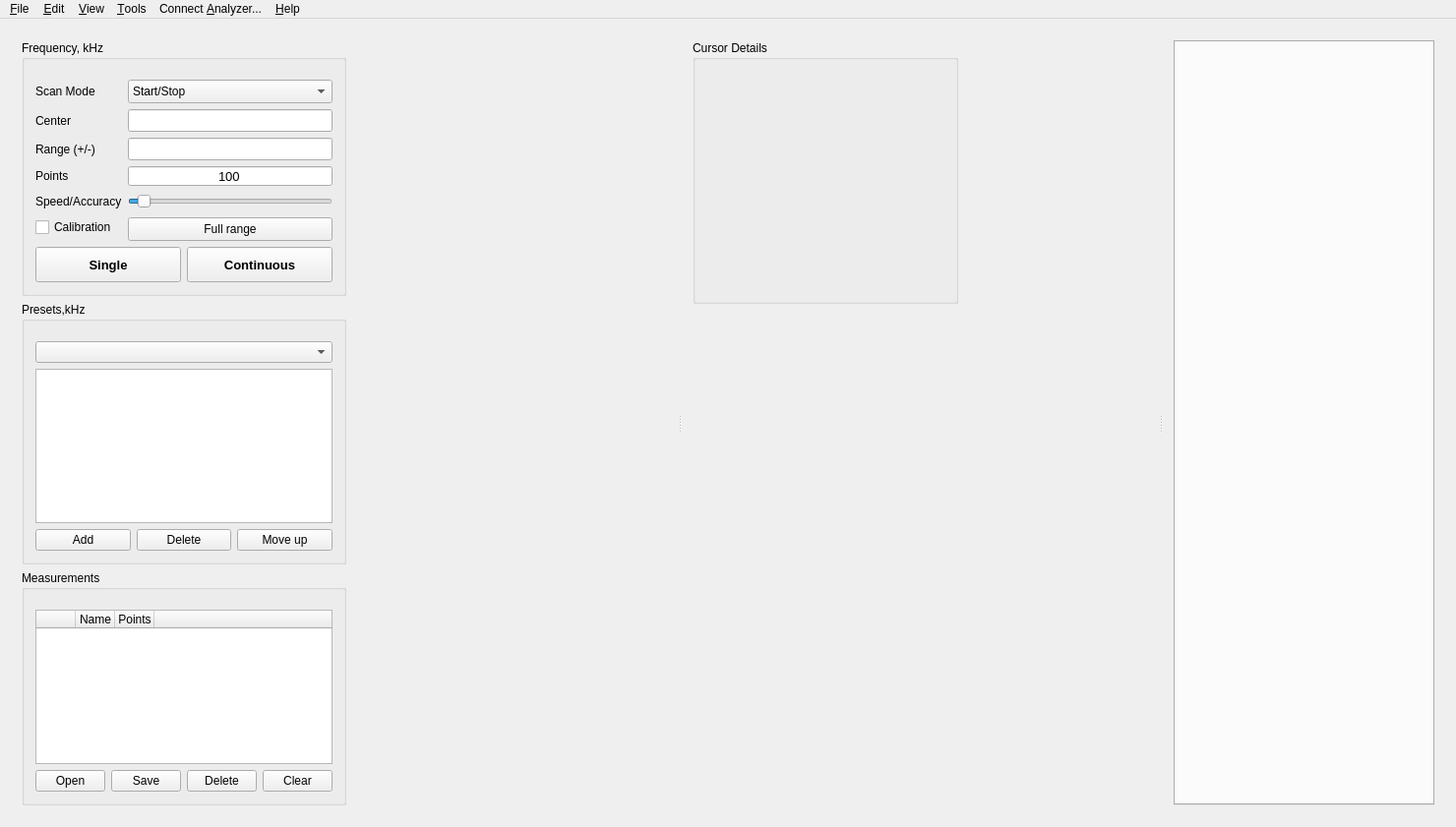
<?xml version="1.0" encoding="UTF-8"?>
<ui version="4.0">
 <class>MainWindow</class>
 <widget class="QMainWindow" name="MainWindow">
  <property name="geometry">
   <rect>
    <x>0</x>
    <y>0</y>
    <width>1480</width>
    <height>841</height>
   </rect>
  </property>
  <property name="sizePolicy">
   <sizepolicy hsizetype="Preferred" vsizetype="Preferred">
    <horstretch>0</horstretch>
    <verstretch>0</verstretch>
   </sizepolicy>
  </property>
  <property name="minimumSize">
   <size>
    <width>1000</width>
    <height>700</height>
   </size>
  </property>
  <property name="maximumSize">
   <size>
    <width>6000</width>
    <height>3000</height>
   </size>
  </property>
  <property name="windowTitle">
   <string notr="true">AntScopeZ</string>
  </property>
  <widget class="CentralWidget" name="centralWidget">
   <property name="sizePolicy">
    <sizepolicy hsizetype="Expanding" vsizetype="Expanding">
     <horstretch>0</horstretch>
     <verstretch>0</verstretch>
    </sizepolicy>
   </property>
   <property name="styleSheet">
    <string notr="true"/>
   </property>
   <layout class="QHBoxLayout" name="horizontalLayout_2">
    <item>
     <widget class="QSplitter" name="splitter">
      <property name="orientation">
       <enum>Qt::Orientation::Horizontal</enum>
      </property>
      <property name="childrenCollapsible">
       <bool>false</bool>
      </property>
      <widget class="QWidget" name="leftPane">
     <layout class="QVBoxLayout" name="verticalLayout_Left">
      <item>
       <widget class="QGroupBox" name="groupBox_Fq">
        <property name="sizePolicy">
         <sizepolicy hsizetype="Maximum" vsizetype="Fixed">
          <horstretch>0</horstretch>
          <verstretch>0</verstretch>
         </sizepolicy>
        </property>
        <property name="minimumSize">
         <size>
          <width>260</width>
          <height>190</height>
         </size>
        </property>
        <property name="maximumSize">
         <size>
          <width>330</width>
          <height>16777215</height>
         </size>
        </property>
        <property name="title">
         <string>Frequency, kHz</string>
        </property>
        <layout class="QFormLayout" name="formLayout">
         <property name="sizeConstraint">
          <enum>QLayout::SizeConstraint::SetMinimumSize</enum>
         </property>
         <property name="verticalSpacing">
          <number>6</number>
         </property>
         <property name="topMargin">
          <number>20</number>
         </property>
         <item row="0" column="0">
          <widget class="QLabel" name="scanModeLabel">
           <property name="minimumSize">
            <size>
             <width>0</width>
             <height>24</height>
            </size>
           </property>
           <property name="text">
            <string>Scan Mode</string>
           </property>
          </widget>
         </item>
         <item row="0" column="1">
          <widget class="QComboBox" name="scanModeCombo">
           <property name="minimumSize">
            <size>
             <width>0</width>
             <height>24</height>
            </size>
           </property>
           <property name="toolTip">
            <string>Choose how measurement frequency is entered: initial/final, or center/range</string>
           </property>
           <item>
            <property name="text">
             <string>Start/Stop</string>
            </property>
           </item>
           <item>
            <property name="text">
             <string>Center/Range</string>
            </property>
           </item>
          </widget>
         </item>
         <item row="1" column="0">
          <widget class="QLabel" name="startLabel">
           <property name="minimumSize">
            <size>
             <width>0</width>
             <height>20</height>
            </size>
           </property>
           <property name="text">
            <string>Center</string>
           </property>
          </widget>
         </item>
         <item row="1" column="1">
          <widget class="QLineEdit" name="lineEdit_fqFrom">
           <property name="font">
            <font>
             <pointsize>10</pointsize>
            </font>
           </property>
           <property name="text">
            <string notr="true"/>
           </property>
           <property name="alignment">
            <set>Qt::AlignmentFlag::AlignCenter</set>
           </property>
          </widget>
         </item>
         <item row="2" column="0">
          <widget class="QLabel" name="stopLabel">
           <property name="minimumSize">
            <size>
             <width>0</width>
             <height>20</height>
            </size>
           </property>
           <property name="text">
            <string>Range (+/-)</string>
           </property>
          </widget>
         </item>
         <item row="2" column="1">
          <widget class="QLineEdit" name="lineEdit_fqTo">
           <property name="font">
            <font>
             <pointsize>10</pointsize>
            </font>
           </property>
           <property name="text">
            <string notr="true"/>
           </property>
           <property name="frame">
            <bool>true</bool>
           </property>
           <property name="alignment">
            <set>Qt::AlignmentFlag::AlignCenter</set>
           </property>
           <property name="clearButtonEnabled">
            <bool>false</bool>
           </property>
          </widget>
         </item>
         <item row="3" column="0">
          <widget class="QLabel" name="label">
           <property name="minimumSize">
            <size>
             <width>0</width>
             <height>20</height>
            </size>
           </property>
           <property name="text">
            <string>Points</string>
           </property>
          </widget>
         </item>
         <item row="3" column="1">
          <widget class="QLineEdit" name="lineEdit_points">
           <property name="sizePolicy">
            <sizepolicy hsizetype="Minimum" vsizetype="Fixed">
             <horstretch>0</horstretch>
             <verstretch>0</verstretch>
            </sizepolicy>
           </property>
           <property name="minimumSize">
            <size>
             <width>0</width>
             <height>20</height>
            </size>
           </property>
           <property name="font">
            <font>
             <pointsize>10</pointsize>
            </font>
           </property>
           <property name="text">
            <string notr="true">100</string>
           </property>
           <property name="alignment">
            <set>Qt::AlignmentFlag::AlignCenter</set>
           </property>
          </widget>
         </item>
         <item row="4" column="0">
          <widget class="QLabel" name="speedAccuracyLabel">
           <property name="minimumSize">
            <size>
             <width>0</width>
             <height>20</height>
            </size>
           </property>
           <property name="text">
            <string>Speed/Accuracy</string>
           </property>
          </widget>
         </item>
         <item row="4" column="1">
          <widget class="QSlider" name="speedAccuracySlider">
           <property name="minimumSize">
            <size>
             <width>0</width>
             <height>20</height>
            </size>
           </property>
           <property name="toolTip">
            <string>Fast (fewer points) to Accurate (more points)</string>
           </property>
           <property name="minimum">
            <number>10</number>
           </property>
           <property name="maximum">
            <number>2000</number>
           </property>
           <property name="singleStep">
            <number>10</number>
           </property>
           <property name="pageStep">
            <number>100</number>
           </property>
           <property name="value">
            <number>100</number>
           </property>
           <property name="orientation">
            <enum>Qt::Orientation::Horizontal</enum>
           </property>
          </widget>
         </item>
         <item row="5" column="0">
          <widget class="QCheckBox" name="checkBoxCalibration">
           <property name="toolTip">
            <string>Enable calibration OSL. Attention!
You must perform the calibration 
process in the settings menu!</string>
           </property>
           <property name="text">
            <string>Calibration</string>
           </property>
          </widget>
         </item>
         <item row="5" column="1">
          <widget class="QPushButton" name="fullBtn">
           <property name="minimumSize">
            <size>
             <width>0</width>
             <height>24</height>
            </size>
           </property>
           <property name="toolTip">
            <string>Set the default values of the measuring frequency range</string>
           </property>
           <property name="text">
            <string>Full range</string>
           </property>
          </widget>
         </item>
         <item row="6" column="0" colspan="2">
          <layout class="QHBoxLayout" name="horizontalLayout">
           <item>
            <widget class="QPushButton" name="singleStart">
             <property name="sizePolicy">
              <sizepolicy hsizetype="Expanding" vsizetype="Expanding">
               <horstretch>2</horstretch>
               <verstretch>2</verstretch>
              </sizepolicy>
             </property>
             <property name="minimumSize">
              <size>
               <width>0</width>
               <height>36</height>
              </size>
             </property>
             <property name="maximumSize">
              <size>
               <width>16777215</width>
               <height>36</height>
              </size>
             </property>
             <property name="font">
              <font>
               <pointsize>10</pointsize>
               <bold>true</bold>
              </font>
             </property>
             <property name="toolTip">
              <string>Run single measurement(F9)</string>
             </property>
             <property name="text">
              <string>Single</string>
             </property>
             <property name="checkable">
              <bool>true</bool>
             </property>
            </widget>
           </item>
           <item>
            <widget class="QPushButton" name="continuousStartBtn">
             <property name="sizePolicy">
              <sizepolicy hsizetype="Expanding" vsizetype="Expanding">
               <horstretch>2</horstretch>
               <verstretch>2</verstretch>
              </sizepolicy>
             </property>
             <property name="minimumSize">
              <size>
               <width>0</width>
               <height>36</height>
              </size>
             </property>
             <property name="maximumSize">
              <size>
               <width>16777215</width>
               <height>36</height>
              </size>
             </property>
             <property name="font">
              <font>
               <pointsize>10</pointsize>
               <bold>true</bold>
              </font>
             </property>
             <property name="toolTip">
              <string>Run cyclic measurement(F10)</string>
             </property>
             <property name="text">
              <string>Continuous</string>
             </property>
             <property name="checkable">
              <bool>true</bool>
             </property>
            </widget>
           </item>
          </layout>
         </item>
        </layout>
       </widget>
      </item>
      <item>
       <widget class="QGroupBox" name="groupBox_Presets">
        <property name="sizePolicy">
         <sizepolicy hsizetype="Maximum" vsizetype="Preferred">
          <horstretch>0</horstretch>
          <verstretch>0</verstretch>
         </sizepolicy>
        </property>
        <property name="minimumSize">
         <size>
          <width>260</width>
          <height>100</height>
         </size>
        </property>
        <property name="maximumSize">
         <size>
          <width>330</width>
          <height>16777215</height>
         </size>
        </property>
        <property name="title">
         <string>Presets,kHz</string>
        </property>
        <layout class="QVBoxLayout" name="verticalLayout_6">
         <property name="topMargin">
          <number>20</number>
         </property>
         <item>
          <layout class="QVBoxLayout" name="verticalLayout_3">
           <item>
            <widget class="QComboBox" name="presetsBandComboBox">
             <property name="visible">
              <bool>false</bool>
             </property>
             <property name="toolTip">
              <string>Select a ham band to set the Start/Stop range</string>
             </property>
            </widget>
           </item>
           <item>
            <widget class="QTableWidget" name="tableWidget_presets">
             <property name="sizePolicy">
              <sizepolicy hsizetype="Preferred" vsizetype="Maximum">
               <horstretch>0</horstretch>
               <verstretch>1</verstretch>
              </sizepolicy>
             </property>
             <property name="maximumSize">
              <size>
               <width>2000</width>
               <height>1000</height>
              </size>
             </property>
             <property name="verticalScrollBarPolicy">
              <enum>Qt::ScrollBarPolicy::ScrollBarAsNeeded</enum>
             </property>
             <property name="horizontalScrollBarPolicy">
              <enum>Qt::ScrollBarPolicy::ScrollBarAsNeeded</enum>
             </property>
             <property name="sizeAdjustPolicy">
              <enum>QAbstractScrollArea::SizeAdjustPolicy::AdjustIgnored</enum>
             </property>
             <property name="editTriggers">
              <set>QAbstractItemView::EditTrigger::NoEditTriggers</set>
             </property>
             <property name="dragEnabled">
              <bool>true</bool>
             </property>
             <property name="dragDropOverwriteMode">
              <bool>true</bool>
             </property>
             <property name="dragDropMode">
              <enum>QAbstractItemView::DragDropMode::DropOnly</enum>
             </property>
             <property name="defaultDropAction">
              <enum>Qt::DropAction::MoveAction</enum>
             </property>
             <property name="selectionMode">
              <enum>QAbstractItemView::SelectionMode::SingleSelection</enum>
             </property>
             <property name="selectionBehavior">
              <enum>QAbstractItemView::SelectionBehavior::SelectRows</enum>
             </property>
             <property name="rowCount">
              <number>0</number>
             </property>
             <property name="columnCount">
              <number>3</number>
             </property>
             <attribute name="horizontalHeaderVisible">
              <bool>false</bool>
             </attribute>
             <attribute name="horizontalHeaderCascadingSectionResizes">
              <bool>true</bool>
             </attribute>
             <attribute name="horizontalHeaderMinimumSectionSize">
              <number>80</number>
             </attribute>
             <attribute name="horizontalHeaderDefaultSectionSize">
              <number>80</number>
             </attribute>
             <attribute name="horizontalHeaderHighlightSections">
              <bool>false</bool>
             </attribute>
             <attribute name="horizontalHeaderStretchLastSection">
              <bool>true</bool>
             </attribute>
             <attribute name="verticalHeaderVisible">
              <bool>false</bool>
             </attribute>
             <attribute name="verticalHeaderMinimumSectionSize">
              <number>30</number>
             </attribute>
             <column>
              <property name="text">
               <string>Start</string>
              </property>
             </column>
             <column>
              <property name="text">
               <string>Stop</string>
              </property>
             </column>
             <column>
              <property name="text">
               <string>Points</string>
              </property>
             </column>
            </widget>
           </item>
           <item>
            <layout class="QHBoxLayout" name="horizontalLayout_6">
             <item>
              <widget class="QPushButton" name="presetsAddBtn">
               <property name="toolTip">
                <string>Add a new preset</string>
               </property>
               <property name="text">
                <string>Add</string>
               </property>
              </widget>
             </item>
             <item>
              <widget class="QPushButton" name="presetsDeleteBtn">
               <property name="toolTip">
                <string>Delete selected preset</string>
               </property>
               <property name="text">
                <string>Delete</string>
               </property>
              </widget>
             </item>
             <item>
              <widget class="QPushButton" name="pressetsUpBtn">
               <property name="toolTip">
                <string>Move up selected preset</string>
               </property>
               <property name="text">
                <string>Move up</string>
               </property>
              </widget>
             </item>
            </layout>
           </item>
          </layout>
         </item>
        </layout>
       </widget>
      </item>
      <item>
       <widget class="QGroupBox" name="groupBox_Measure">
        <property name="sizePolicy">
         <sizepolicy hsizetype="Maximum" vsizetype="Preferred">
          <horstretch>0</horstretch>
          <verstretch>0</verstretch>
         </sizepolicy>
        </property>
        <property name="minimumSize">
         <size>
          <width>260</width>
          <height>100</height>
         </size>
        </property>
        <property name="maximumSize">
         <size>
          <width>330</width>
          <height>16777215</height>
         </size>
        </property>
        <property name="title">
         <string>Measurements</string>
        </property>
        <layout class="QVBoxLayout" name="verticalLayout_4">
         <property name="topMargin">
          <number>20</number>
         </property>
         <item>
          <layout class="QVBoxLayout" name="verticalLayout_5">
           <item>
            <widget class="QTableWidget" name="tableWidget_measurments">
             <property name="sizePolicy">
              <sizepolicy hsizetype="Preferred" vsizetype="Maximum">
               <horstretch>0</horstretch>
               <verstretch>1</verstretch>
              </sizepolicy>
             </property>
             <property name="maximumSize">
              <size>
               <width>2000</width>
               <height>1000</height>
              </size>
             </property>
             <property name="verticalScrollBarPolicy">
              <enum>Qt::ScrollBarPolicy::ScrollBarAsNeeded</enum>
             </property>
             <property name="horizontalScrollBarPolicy">
              <enum>Qt::ScrollBarPolicy::ScrollBarAsNeeded</enum>
             </property>
             <property name="sizeAdjustPolicy">
              <enum>QAbstractScrollArea::SizeAdjustPolicy::AdjustIgnored</enum>
             </property>
             <property name="editTriggers">
              <set>QAbstractItemView::EditTrigger::NoEditTriggers</set>
             </property>
             <property name="dragEnabled">
              <bool>true</bool>
             </property>
             <property name="dragDropOverwriteMode">
              <bool>true</bool>
             </property>
             <property name="dragDropMode">
              <enum>QAbstractItemView::DragDropMode::DropOnly</enum>
             </property>
             <property name="defaultDropAction">
              <enum>Qt::DropAction::MoveAction</enum>
             </property>
             <property name="alternatingRowColors">
              <bool>false</bool>
             </property>
             <property name="selectionMode">
              <enum>QAbstractItemView::SelectionMode::SingleSelection</enum>
             </property>
             <property name="selectionBehavior">
              <enum>QAbstractItemView::SelectionBehavior::SelectRows</enum>
             </property>
             <property name="verticalScrollMode">
              <enum>QAbstractItemView::ScrollMode::ScrollPerItem</enum>
             </property>
             <property name="showGrid">
              <bool>true</bool>
             </property>
             <property name="gridStyle">
              <enum>Qt::PenStyle::SolidLine</enum>
             </property>
             <property name="sortingEnabled">
              <bool>false</bool>
             </property>
             <property name="wordWrap">
              <bool>true</bool>
             </property>
             <property name="cornerButtonEnabled">
              <bool>true</bool>
             </property>
             <property name="rowCount">
              <number>0</number>
             </property>
             <property name="columnCount">
              <number>4</number>
             </property>
             <attribute name="horizontalHeaderCascadingSectionResizes">
              <bool>true</bool>
             </attribute>
             <attribute name="horizontalHeaderMinimumSectionSize">
              <number>40</number>
             </attribute>
             <attribute name="horizontalHeaderDefaultSectionSize">
              <number>40</number>
             </attribute>
             <attribute name="horizontalHeaderHighlightSections">
              <bool>false</bool>
             </attribute>
             <attribute name="horizontalHeaderStretchLastSection">
              <bool>true</bool>
             </attribute>
             <attribute name="verticalHeaderVisible">
              <bool>false</bool>
             </attribute>
             <column>
              <property name="text">
               <string/>
              </property>
             </column>
             <column>
              <property name="text">
               <string>Name</string>
              </property>
             </column>
             <column>
              <property name="text">
               <string>Points</string>
              </property>
             </column>
             <column>
              <property name="text">
               <string/>
              </property>
             </column>
            </widget>
           </item>
           <item>
            <layout class="QHBoxLayout" name="horizontalLayout_7">
             <item>
              <widget class="QPushButton" name="measurementsOpenBtn">
               <property name="sizePolicy">
                <sizepolicy hsizetype="Preferred" vsizetype="Preferred">
                 <horstretch>0</horstretch>
                 <verstretch>0</verstretch>
                </sizepolicy>
               </property>
               <property name="toolTip">
                <string>Open saved measurement file</string>
               </property>
               <property name="text">
                <string>Open</string>
               </property>
              </widget>
             </item>
             <item>
              <widget class="QPushButton" name="measurmentsSaveBtn">
               <property name="sizePolicy">
                <sizepolicy hsizetype="Preferred" vsizetype="Preferred">
                 <horstretch>0</horstretch>
                 <verstretch>0</verstretch>
                </sizepolicy>
               </property>
               <property name="toolTip">
                <string>Save measurement results to PC hard disk</string>
               </property>
               <property name="text">
                <string>Save</string>
               </property>
              </widget>
             </item>
             <item>
              <widget class="QPushButton" name="measurmentsDeleteBtn">
               <property name="sizePolicy">
                <sizepolicy hsizetype="Preferred" vsizetype="Preferred">
                 <horstretch>0</horstretch>
                 <verstretch>0</verstretch>
                </sizepolicy>
               </property>
               <property name="toolTip">
                <string>Delete selected measurement</string>
               </property>
               <property name="text">
                <string>Delete</string>
               </property>
              </widget>
             </item>
             <item>
              <widget class="QPushButton" name="measurmentsClearBtn">
               <property name="toolTip">
                <string>Clear window (delete all measurement results)</string>
               </property>
               <property name="text">
                <string>Clear</string>
               </property>
              </widget>
             </item>
            </layout>
           </item>
          </layout>
         </item>
        </layout>
       </widget>
      </item>
     </layout>
      </widget>
      <widget class="QWidget" name="middlePane">
     <layout class="QVBoxLayout" name="verticalLayout_Middle">
      <property name="spacing">
       <number>6</number>
      </property>
      <item>
       <widget class="QGroupBox" name="groupBox_GraphHint">
        <property name="sizePolicy">
         <sizepolicy hsizetype="Preferred" vsizetype="Maximum">
          <horstretch>0</horstretch>
          <verstretch>0</verstretch>
         </sizepolicy>
        </property>
        <property name="minimumSize">
         <size>
          <width>230</width>
          <height>0</height>
         </size>
        </property>
        <property name="maximumSize">
         <size>
          <width>270</width>
          <height>16777215</height>
         </size>
        </property>
        <property name="title">
         <string>Cursor Details</string>
        </property>
        <layout class="QFormLayout" name="formLayout_GraphHint">
         <property name="topMargin">
          <number>20</number>
         </property>
         <item row="0" column="0">
          <widget class="QLabel" name="graphHintName0">
           <property name="text">
            <string notr="true"/>
           </property>
          </widget>
         </item>
         <item row="0" column="1">
          <widget class="QLabel" name="graphHintValue0">
           <property name="text">
            <string notr="true"/>
           </property>
           <property name="wordWrap">
            <bool>true</bool>
           </property>
          </widget>
         </item>
         <item row="1" column="0">
          <widget class="QLabel" name="graphHintName1">
           <property name="text">
            <string notr="true"/>
           </property>
          </widget>
         </item>
         <item row="1" column="1">
          <widget class="QLabel" name="graphHintValue1">
           <property name="text">
            <string notr="true"/>
           </property>
           <property name="wordWrap">
            <bool>true</bool>
           </property>
          </widget>
         </item>
         <item row="2" column="0">
          <widget class="QLabel" name="graphHintName2">
           <property name="text">
            <string notr="true"/>
           </property>
          </widget>
         </item>
         <item row="2" column="1">
          <widget class="QLabel" name="graphHintValue2">
           <property name="text">
            <string notr="true"/>
           </property>
           <property name="wordWrap">
            <bool>true</bool>
           </property>
          </widget>
         </item>
         <item row="3" column="0">
          <widget class="QLabel" name="graphHintName3">
           <property name="text">
            <string notr="true"/>
           </property>
          </widget>
         </item>
         <item row="3" column="1">
          <widget class="QLabel" name="graphHintValue3">
           <property name="text">
            <string notr="true"/>
           </property>
           <property name="wordWrap">
            <bool>true</bool>
           </property>
          </widget>
         </item>
         <item row="4" column="0">
          <widget class="QLabel" name="graphHintName4">
           <property name="text">
            <string notr="true"/>
           </property>
          </widget>
         </item>
         <item row="4" column="1">
          <widget class="QLabel" name="graphHintValue4">
           <property name="text">
            <string notr="true"/>
           </property>
           <property name="wordWrap">
            <bool>true</bool>
           </property>
          </widget>
         </item>
         <item row="5" column="0">
          <widget class="QLabel" name="graphHintName5">
           <property name="text">
            <string notr="true"/>
           </property>
          </widget>
         </item>
         <item row="5" column="1">
          <widget class="QLabel" name="graphHintValue5">
           <property name="text">
            <string notr="true"/>
           </property>
           <property name="wordWrap">
            <bool>true</bool>
           </property>
          </widget>
         </item>
         <item row="6" column="0">
          <widget class="QLabel" name="graphHintName6">
           <property name="text">
            <string notr="true"/>
           </property>
          </widget>
         </item>
         <item row="6" column="1">
          <widget class="QLabel" name="graphHintValue6">
           <property name="text">
            <string notr="true"/>
           </property>
           <property name="wordWrap">
            <bool>true</bool>
           </property>
          </widget>
         </item>
         <item row="7" column="0">
          <widget class="QLabel" name="graphHintName7">
           <property name="text">
            <string notr="true"/>
           </property>
          </widget>
         </item>
         <item row="7" column="1">
          <widget class="QLabel" name="graphHintValue7">
           <property name="text">
            <string notr="true"/>
           </property>
           <property name="wordWrap">
            <bool>true</bool>
           </property>
          </widget>
         </item>
         <item row="8" column="0">
          <widget class="QLabel" name="graphHintName8">
           <property name="text">
            <string notr="true"/>
           </property>
          </widget>
         </item>
         <item row="8" column="1">
          <widget class="QLabel" name="graphHintValue8">
           <property name="text">
            <string notr="true"/>
           </property>
           <property name="wordWrap">
            <bool>true</bool>
           </property>
          </widget>
         </item>
         <item row="9" column="0">
          <widget class="QLabel" name="graphHintName9">
           <property name="text">
            <string notr="true"/>
           </property>
          </widget>
         </item>
         <item row="9" column="1">
          <widget class="QLabel" name="graphHintValue9">
           <property name="text">
            <string notr="true"/>
           </property>
           <property name="wordWrap">
            <bool>true</bool>
           </property>
          </widget>
         </item>
         <item row="10" column="0">
          <widget class="QLabel" name="graphHintName10">
           <property name="text">
            <string notr="true"/>
           </property>
          </widget>
         </item>
         <item row="10" column="1">
          <widget class="QLabel" name="graphHintValue10">
           <property name="text">
            <string notr="true"/>
           </property>
           <property name="wordWrap">
            <bool>true</bool>
           </property>
          </widget>
         </item>
        </layout>
       </widget>
      </item>
      <item>
       <spacer name="verticalSpacer_Middle">
        <property name="orientation">
         <enum>Qt::Orientation::Vertical</enum>
        </property>
        <property name="sizeHint" stdset="0">
         <size>
          <width>20</width>
          <height>40</height>
         </size>
        </property>
       </spacer>
      </item>
     </layout>
      </widget>
      <widget class="QWidget" name="rightPane">
     <layout class="QVBoxLayout" name="verticalLayout_Right">
      <property name="spacing">
       <number>6</number>
      </property>
      <item>
       <widget class="QTabWidget" name="tabWidget">
        <property name="sizePolicy">
         <sizepolicy hsizetype="Expanding" vsizetype="Minimum">
          <horstretch>0</horstretch>
          <verstretch>4</verstretch>
         </sizepolicy>
        </property>
        <property name="minimumSize">
         <size>
          <width>0</width>
          <height>0</height>
         </size>
        </property>
        <property name="mouseTracking">
         <bool>true</bool>
        </property>
        <property name="layoutDirection">
         <enum>Qt::LayoutDirection::LeftToRight</enum>
        </property>
        <property name="styleSheet">
         <string notr="true"/>
        </property>
        <property name="tabPosition">
         <enum>QTabWidget::TabPosition::North</enum>
        </property>
        <property name="tabShape">
         <enum>QTabWidget::TabShape::Rounded</enum>
        </property>
        <property name="currentIndex">
         <number>-1</number>
        </property>
        <property name="documentMode">
         <bool>false</bool>
        </property>
        <property name="tabsClosable">
         <bool>false</bool>
        </property>
        <property name="movable">
         <bool>true</bool>
        </property>
       </widget>
      </item>
     </layout>
      </widget>
     </widget>
    </item>
   </layout>
  </widget>
  <widget class="QMenuBar" name="menubar">
   <property name="geometry">
    <rect>
     <x>0</x>
     <y>0</y>
     <width>1480</width>
     <height>22</height>
    </rect>
   </property>
   <widget class="QMenu" name="menuFile">
    <property name="title">
     <string>&amp;File</string>
    </property>
    <addaction name="actionImport"/>
    <addaction name="actionExport"/>
    <addaction name="separator"/>
    <addaction name="actionSettings"/>
    <addaction name="separator"/>
    <addaction name="actionPrint"/>
    <addaction name="separator"/>
    <addaction name="actionScreenshot"/>
    <addaction name="actionScreenshotAA"/>
    <addaction name="actionAnalyzerData"/>
    <addaction name="separator"/>
    <addaction name="actionExit"/>
   </widget>
   <widget class="QMenu" name="menuEdit">
    <property name="title">
     <string>&amp;Edit</string>
    </property>
    <addaction name="actionEditITUBands"/>
   </widget>
   <widget class="QMenu" name="menuView">
    <property name="title">
     <string>&amp;View</string>
    </property>
    <addaction name="actionGraphHint"/>
    <addaction name="actionMarkersHint"/>
    <addaction name="actionCursorParams"/>
    <addaction name="separator"/>
    <addaction name="actionShowBandName"/>
    <addaction name="actionBandSelector"/>
    <addaction name="menuBandHighlighting"/>
    <addaction name="separator"/>
    <addaction name="menuLanguage"/>
    <addaction name="menuTheme"/>
   </widget>
   <widget class="QMenu" name="menuBandHighlighting">
    <property name="title">
     <string>&amp;Band Highlighting</string>
    </property>
   </widget>
   <widget class="QMenu" name="menuLanguage">
    <property name="title">
     <string>&amp;Language</string>
    </property>
   </widget>
   <widget class="QMenu" name="menuTheme">
    <property name="title">
     <string>&amp;Theme</string>
    </property>
   </widget>
   <widget class="QMenu" name="menuTools">
    <property name="title">
     <string>&amp;Tools</string>
    </property>
    <addaction name="actionMarkerComparison"/>
    <addaction name="actionTDRMeasurement"/>
   </widget>
   <widget class="QMenu" name="menuHelp">
    <property name="title">
     <string>&amp;Help</string>
    </property>
    <addaction name="actionAbout"/>
   </widget>
   <addaction name="menuFile"/>
   <addaction name="menuEdit"/>
   <addaction name="menuView"/>
   <addaction name="menuTools"/>
   <addaction name="actionConnectAnalyzer"/>
   <addaction name="menuHelp"/>
  </widget>
  <action name="actionImport">
   <property name="text">
    <string>&amp;Import Data...</string>
   </property>
   <property name="toolTip">
    <string>Import measurement results from PC hard disk</string>
   </property>
  </action>
  <action name="actionExport">
   <property name="text">
    <string>&amp;Export Data...</string>
   </property>
   <property name="toolTip">
    <string>Export measurement results to PC</string>
   </property>
  </action>
  <action name="actionPrint">
   <property name="text">
    <string>&amp;Print...</string>
   </property>
   <property name="toolTip">
    <string>Printing (or saving to PDF) measurement results</string>
   </property>
  </action>
  <action name="actionScreenshot">
   <property name="text">
    <string>&amp;Save Screenshot...</string>
   </property>
   <property name="toolTip">
    <string>Saving a program window with a chart on a PC</string>
   </property>
  </action>
  <action name="actionScreenshotAA">
   <property name="text">
    <string>Screenshot from &amp;AA</string>
   </property>
   <property name="toolTip">
    <string>Screenshot of the current screen of  analyzer (not for all models)</string>
   </property>
  </action>
  <action name="actionAnalyzerData">
   <property name="text">
    <string>&amp;Data from AA</string>
   </property>
   <property name="toolTip">
    <string>Loading saved measurement results from analyzer memory</string>
   </property>
  </action>
  <action name="actionConnectAnalyzer">
   <property name="text">
    <string>Connect &amp;Analyzer...</string>
   </property>
  </action>
  <action name="actionMarkerComparison">
   <property name="text">
    <string>&amp;Marker Comparison...</string>
   </property>
   <property name="toolTip">
    <string>Compare two placed markers (frequency/SWR/RL/R/X, Q factor, equivalent L/C) and estimate an antenna trim to reach a target frequency</string>
   </property>
  </action>
  <action name="actionTDRMeasurement">
   <property name="text">
    <string>TDR &amp;Measurement...</string>
   </property>
   <property name="toolTip">
    <string>Set up and run a TDR scan (cable type/velocity factor, top frequency, points, window function, live unambiguous-range/resolution estimate), and after scanning: distance to the strongest reflection, open/short indication, and a velocity-factor calculator from a known cable length</string>
   </property>
  </action>
  <action name="actionSettings">
   <property name="text">
    <string>&amp;Settings...</string>
   </property>
   <property name="toolTip">
    <string>Entering the AntScopeZ program settings menu</string>
   </property>
  </action>
  <action name="actionExit">
   <property name="text">
    <string>E&amp;xit</string>
   </property>
  </action>
  <action name="actionAbout">
   <property name="text">
    <string>&amp;About AntScopeZ...</string>
   </property>
  </action>
  <action name="actionGraphHint">
   <property name="checkable">
    <bool>true</bool>
   </property>
   <property name="checked">
    <bool>true</bool>
   </property>
   <property name="text">
    <string>Cursor &amp;Details</string>
   </property>
   <property name="toolTip">
    <string>Show the Frequency/SWR/... readout panel</string>
   </property>
  </action>
  <action name="actionMarkersHint">
   <property name="checkable">
    <bool>true</bool>
   </property>
   <property name="checked">
    <bool>true</bool>
   </property>
   <property name="text">
    <string>&amp;Markers Hint</string>
   </property>
   <property name="toolTip">
    <string>Show the markers table popup</string>
   </property>
  </action>
  <action name="actionCursorParams">
   <property name="checkable">
    <bool>true</bool>
   </property>
   <property name="checked">
    <bool>true</bool>
   </property>
   <property name="text">
    <string>&amp;Cursor Params</string>
   </property>
   <property name="toolTip">
    <string>Show brief params under the cursor</string>
   </property>
  </action>
  <action name="actionShowBandName">
   <property name="checkable">
    <bool>true</bool>
   </property>
   <property name="text">
    <string>Show &amp;Band Name</string>
   </property>
  </action>
  <action name="actionBandSelector">
   <property name="checkable">
    <bool>true</bool>
   </property>
   <property name="text">
    <string>&amp;Band Selector</string>
   </property>
   <property name="toolTip">
    <string>Show the per-band Start/Stop selector above the Presets list</string>
   </property>
  </action>
  <action name="actionEditITUBands">
   <property name="text">
    <string>Edit &amp;ITU Bands...</string>
   </property>
  </action>
 </widget>
 <layoutdefault spacing="6" margin="11"/>
 <customwidgets>
  <customwidget>
   <class>CentralWidget</class>
   <extends>QWidget</extends>
   <header location="global">centralwidget.h</header>
   <container>1</container>
  </customwidget>
 </customwidgets>
 <tabstops>
  <tabstop>tabWidget</tabstop>
  <tabstop>scanModeCombo</tabstop>
  <tabstop>lineEdit_fqFrom</tabstop>
  <tabstop>lineEdit_fqTo</tabstop>
  <tabstop>lineEdit_points</tabstop>
  <tabstop>speedAccuracySlider</tabstop>
  <tabstop>checkBoxCalibration</tabstop>
  <tabstop>fullBtn</tabstop>
  <tabstop>singleStart</tabstop>
  <tabstop>continuousStartBtn</tabstop>
  <tabstop>presetsBandComboBox</tabstop>
  <tabstop>tableWidget_presets</tabstop>
  <tabstop>presetsAddBtn</tabstop>
  <tabstop>presetsDeleteBtn</tabstop>
  <tabstop>pressetsUpBtn</tabstop>
  <tabstop>tableWidget_measurments</tabstop>
  <tabstop>measurementsOpenBtn</tabstop>
  <tabstop>measurmentsSaveBtn</tabstop>
  <tabstop>measurmentsDeleteBtn</tabstop>
  <tabstop>measurmentsClearBtn</tabstop>
 </tabstops>
 <resources>
  <include location="res.qrc"/>
 </resources>
 <connections/>
</ui>
